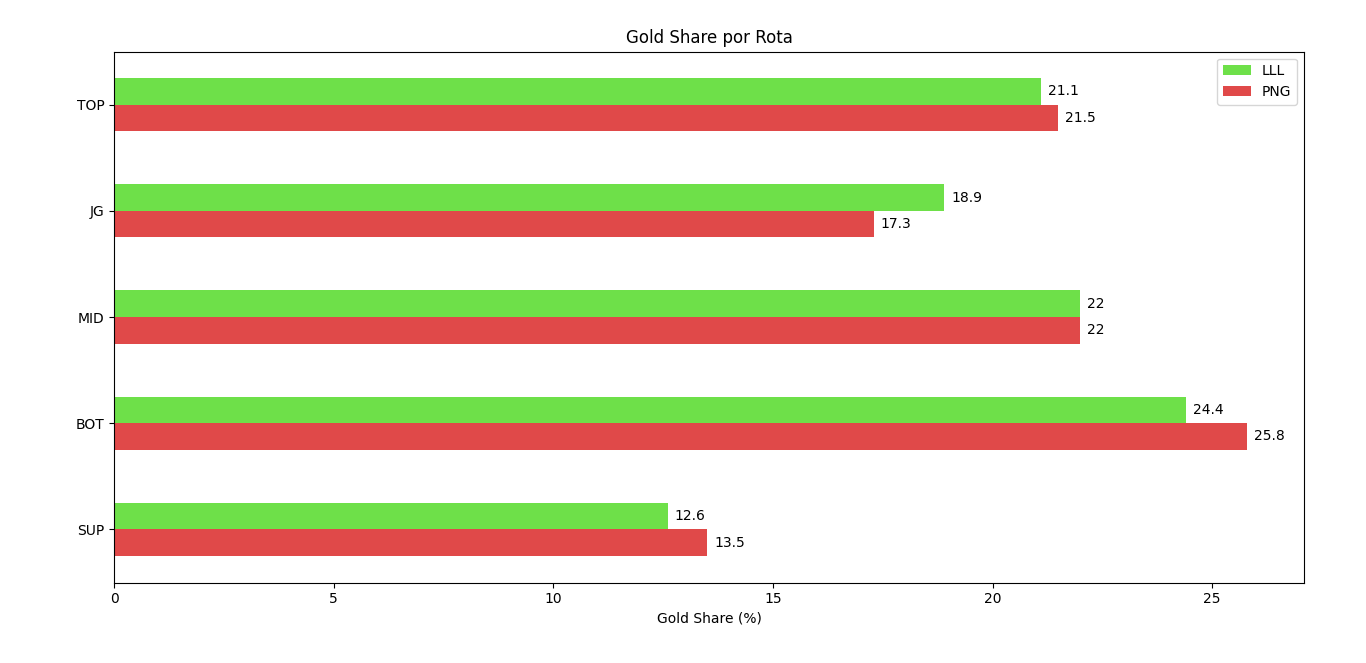

Reproduce this figure in Python.
import pandas as pd
from matplotlib import pyplot as plt

#Modelling Data
data = {
    'LLL': [21.1, 18.9, 22, 24.4, 12.6],
    'PNG': [21.5, 17.3, 22, 25.8, 13.5]
    }

df = pd.DataFrame(data, index=['TOP', 'JG', 'MID', 'BOT', 'SUP'])

#Plotting
ax = df.plot.barh(color=['#6EE049', '#E04949'])

for value in ax.containers:
    ax.bar_label(value, padding=5)

ax.invert_yaxis()

plt.title('Gold Share por Rota')
plt.xlabel('Gold Share (%)')
plt.tight_layout()
plt.show()
